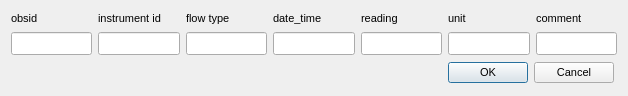
<?xml version="1.0" encoding="UTF-8"?>
<ui version="4.0">
 <class>TheDialog</class>
 <widget class="QDialog" name="TheDialog">
  <property name="windowModality">
   <enum>Qt::ApplicationModal</enum>
  </property>
  <property name="geometry">
   <rect>
    <x>0</x>
    <y>0</y>
    <width>628</width>
    <height>96</height>
   </rect>
  </property>
  <property name="sizePolicy">
   <sizepolicy hsizetype="Preferred" vsizetype="Preferred">
    <horstretch>0</horstretch>
    <verstretch>0</verstretch>
   </sizepolicy>
  </property>
  <property name="minimumSize">
   <size>
    <width>600</width>
    <height>0</height>
   </size>
  </property>
  <property name="maximumSize">
   <size>
    <width>16777215</width>
    <height>96</height>
   </size>
  </property>
  <property name="font">
   <font>
    <family>Arial</family>
   </font>
  </property>
  <property name="windowTitle">
   <string>Dialog</string>
  </property>
  <layout class="QGridLayout" name="gridLayout">
   <item row="0" column="0">
    <widget class="QLabel" name="label">
     <property name="sizePolicy">
      <sizepolicy hsizetype="Preferred" vsizetype="Fixed">
       <horstretch>0</horstretch>
       <verstretch>0</verstretch>
      </sizepolicy>
     </property>
     <property name="minimumSize">
      <size>
       <width>0</width>
       <height>0</height>
      </size>
     </property>
     <property name="maximumSize">
      <size>
       <width>16777215</width>
       <height>16777215</height>
      </size>
     </property>
     <property name="font">
      <font>
       <family>Arial</family>
       <pointsize>8</pointsize>
      </font>
     </property>
     <property name="text">
      <string>obsid</string>
     </property>
     <property name="alignment">
      <set>Qt::AlignLeading|Qt::AlignLeft|Qt::AlignVCenter</set>
     </property>
    </widget>
   </item>
   <item row="0" column="1">
    <widget class="QLabel" name="label_5">
     <property name="sizePolicy">
      <sizepolicy hsizetype="Preferred" vsizetype="Fixed">
       <horstretch>0</horstretch>
       <verstretch>0</verstretch>
      </sizepolicy>
     </property>
     <property name="minimumSize">
      <size>
       <width>0</width>
       <height>0</height>
      </size>
     </property>
     <property name="maximumSize">
      <size>
       <width>16777215</width>
       <height>16777215</height>
      </size>
     </property>
     <property name="font">
      <font>
       <family>Arial</family>
       <pointsize>8</pointsize>
      </font>
     </property>
     <property name="text">
      <string>instrument id</string>
     </property>
     <property name="alignment">
      <set>Qt::AlignLeading|Qt::AlignLeft|Qt::AlignVCenter</set>
     </property>
    </widget>
   </item>
   <item row="0" column="2">
    <widget class="QLabel" name="label_7">
     <property name="sizePolicy">
      <sizepolicy hsizetype="Preferred" vsizetype="Fixed">
       <horstretch>0</horstretch>
       <verstretch>0</verstretch>
      </sizepolicy>
     </property>
     <property name="minimumSize">
      <size>
       <width>0</width>
       <height>0</height>
      </size>
     </property>
     <property name="maximumSize">
      <size>
       <width>16777215</width>
       <height>16777215</height>
      </size>
     </property>
     <property name="font">
      <font>
       <family>Arial</family>
       <pointsize>8</pointsize>
      </font>
     </property>
     <property name="text">
      <string>flow type</string>
     </property>
     <property name="alignment">
      <set>Qt::AlignLeading|Qt::AlignLeft|Qt::AlignVCenter</set>
     </property>
    </widget>
   </item>
   <item row="0" column="3">
    <widget class="QLabel" name="label_2">
     <property name="sizePolicy">
      <sizepolicy hsizetype="Preferred" vsizetype="Fixed">
       <horstretch>0</horstretch>
       <verstretch>0</verstretch>
      </sizepolicy>
     </property>
     <property name="minimumSize">
      <size>
       <width>0</width>
       <height>0</height>
      </size>
     </property>
     <property name="maximumSize">
      <size>
       <width>16777215</width>
       <height>16777215</height>
      </size>
     </property>
     <property name="font">
      <font>
       <family>Arial</family>
       <pointsize>8</pointsize>
      </font>
     </property>
     <property name="text">
      <string>date_time</string>
     </property>
     <property name="alignment">
      <set>Qt::AlignLeading|Qt::AlignLeft|Qt::AlignVCenter</set>
     </property>
    </widget>
   </item>
   <item row="0" column="4">
    <widget class="QLabel" name="label_9">
     <property name="sizePolicy">
      <sizepolicy hsizetype="Preferred" vsizetype="Fixed">
       <horstretch>0</horstretch>
       <verstretch>0</verstretch>
      </sizepolicy>
     </property>
     <property name="minimumSize">
      <size>
       <width>0</width>
       <height>0</height>
      </size>
     </property>
     <property name="maximumSize">
      <size>
       <width>16777215</width>
       <height>16777215</height>
      </size>
     </property>
     <property name="font">
      <font>
       <family>Arial</family>
       <pointsize>8</pointsize>
      </font>
     </property>
     <property name="text">
      <string>reading</string>
     </property>
     <property name="alignment">
      <set>Qt::AlignLeading|Qt::AlignLeft|Qt::AlignVCenter</set>
     </property>
    </widget>
   </item>
   <item row="0" column="5">
    <widget class="QLabel" name="label_14">
     <property name="sizePolicy">
      <sizepolicy hsizetype="Preferred" vsizetype="Fixed">
       <horstretch>0</horstretch>
       <verstretch>0</verstretch>
      </sizepolicy>
     </property>
     <property name="minimumSize">
      <size>
       <width>0</width>
       <height>0</height>
      </size>
     </property>
     <property name="maximumSize">
      <size>
       <width>16777215</width>
       <height>16777215</height>
      </size>
     </property>
     <property name="font">
      <font>
       <family>Arial</family>
       <pointsize>8</pointsize>
      </font>
     </property>
     <property name="text">
      <string>unit</string>
     </property>
     <property name="alignment">
      <set>Qt::AlignLeading|Qt::AlignLeft|Qt::AlignVCenter</set>
     </property>
    </widget>
   </item>
   <item row="0" column="6">
    <widget class="QLabel" name="label_11">
     <property name="sizePolicy">
      <sizepolicy hsizetype="Preferred" vsizetype="Fixed">
       <horstretch>0</horstretch>
       <verstretch>0</verstretch>
      </sizepolicy>
     </property>
     <property name="minimumSize">
      <size>
       <width>0</width>
       <height>0</height>
      </size>
     </property>
     <property name="maximumSize">
      <size>
       <width>16777215</width>
       <height>16777215</height>
      </size>
     </property>
     <property name="font">
      <font>
       <family>Arial</family>
       <pointsize>8</pointsize>
      </font>
     </property>
     <property name="text">
      <string>comment</string>
     </property>
     <property name="alignment">
      <set>Qt::AlignLeading|Qt::AlignLeft|Qt::AlignVCenter</set>
     </property>
    </widget>
   </item>
   <item row="1" column="0">
    <widget class="QLineEdit" name="obsid">
     <property name="sizePolicy">
      <sizepolicy hsizetype="Expanding" vsizetype="Fixed">
       <horstretch>0</horstretch>
       <verstretch>0</verstretch>
      </sizepolicy>
     </property>
     <property name="minimumSize">
      <size>
       <width>0</width>
       <height>0</height>
      </size>
     </property>
     <property name="maximumSize">
      <size>
       <width>16777215</width>
       <height>16777215</height>
      </size>
     </property>
     <property name="font">
      <font>
       <family>Arial</family>
       <pointsize>10</pointsize>
      </font>
     </property>
     <property name="toolTip">
      <string>&lt;!DOCTYPE HTML PUBLIC &quot;-//W3C//DTD HTML 4.0//EN&quot; &quot;http://www.w3.org/TR/REC-html40/strict.dtd&quot;&gt;
&lt;html&gt;&lt;head&gt;&lt;meta name=&quot;qrichtext&quot; content=&quot;1&quot; /&gt;&lt;style type=&quot;text/css&quot;&gt;
p, li { white-space: pre-wrap; }
&lt;/style&gt;&lt;/head&gt;&lt;body style=&quot; font-family:'MS Shell Dlg 2'; font-size:8.25pt; font-weight:400; font-style:normal;&quot;&gt;
&lt;p style=&quot; margin-top:0px; margin-bottom:0px; margin-left:0px; margin-right:0px; -qt-block-indent:0; text-indent:0px;&quot;&gt;&lt;span style=&quot; font-size:8pt;&quot;&gt;must exit in obs_points.obsid&lt;/span&gt;&lt;/p&gt;&lt;/body&gt;&lt;/html&gt;</string>
     </property>
    </widget>
   </item>
   <item row="1" column="1">
    <widget class="QLineEdit" name="instrumentid">
     <property name="sizePolicy">
      <sizepolicy hsizetype="Expanding" vsizetype="Fixed">
       <horstretch>0</horstretch>
       <verstretch>0</verstretch>
      </sizepolicy>
     </property>
     <property name="minimumSize">
      <size>
       <width>0</width>
       <height>0</height>
      </size>
     </property>
     <property name="maximumSize">
      <size>
       <width>16777215</width>
       <height>16777215</height>
      </size>
     </property>
     <property name="font">
      <font>
       <family>Arial</family>
       <pointsize>10</pointsize>
      </font>
     </property>
     <property name="toolTip">
      <string>&lt;!DOCTYPE HTML PUBLIC &quot;-//W3C//DTD HTML 4.0//EN&quot; &quot;http://www.w3.org/TR/REC-html40/strict.dtd&quot;&gt;
&lt;html&gt;&lt;head&gt;&lt;meta name=&quot;qrichtext&quot; content=&quot;1&quot; /&gt;&lt;style type=&quot;text/css&quot;&gt;
p, li { white-space: pre-wrap; }
&lt;/style&gt;&lt;/head&gt;&lt;body style=&quot; font-family:'MS Shell Dlg 2'; font-size:8.25pt; font-weight:400; font-style:normal;&quot;&gt;
&lt;p style=&quot; margin-top:0px; margin-bottom:0px; margin-left:0px; margin-right:0px; -qt-block-indent:0; text-indent:0px;&quot;&gt;&lt;span style=&quot; font-family:'Arial,sans-serif'; color:#000000; background-color:#ffffff;&quot;&gt;Instrument Id, may use several flowmeters at same borehole&lt;/span&gt;&lt;/p&gt;&lt;/body&gt;&lt;/html&gt;</string>
     </property>
    </widget>
   </item>
   <item row="1" column="2">
    <widget class="QLineEdit" name="flowtype">
     <property name="sizePolicy">
      <sizepolicy hsizetype="Expanding" vsizetype="Fixed">
       <horstretch>0</horstretch>
       <verstretch>0</verstretch>
      </sizepolicy>
     </property>
     <property name="minimumSize">
      <size>
       <width>0</width>
       <height>0</height>
      </size>
     </property>
     <property name="maximumSize">
      <size>
       <width>16777215</width>
       <height>16777215</height>
      </size>
     </property>
     <property name="font">
      <font>
       <family>Arial</family>
       <pointsize>10</pointsize>
      </font>
     </property>
     <property name="toolTip">
      <string>&lt;!DOCTYPE HTML PUBLIC &quot;-//W3C//DTD HTML 4.0//EN&quot; &quot;http://www.w3.org/TR/REC-html40/strict.dtd&quot;&gt;
&lt;html&gt;&lt;head&gt;&lt;meta name=&quot;qrichtext&quot; content=&quot;1&quot; /&gt;&lt;style type=&quot;text/css&quot;&gt;
p, li { white-space: pre-wrap; }
&lt;/style&gt;&lt;/head&gt;&lt;body style=&quot; font-family:'MS Shell Dlg 2'; font-size:8.25pt; font-weight:400; font-style:normal;&quot;&gt;
&lt;p style=&quot; margin-top:0px; margin-bottom:0px; margin-left:0px; margin-right:0px; -qt-block-indent:0; text-indent:0px;&quot;&gt;&lt;span style=&quot; font-family:'Arial,sans-serif'; color:#000000; background-color:#ffffff;&quot;&gt;Flowtype must correspond to type in zz_flowtype&lt;/span&gt;&lt;span style=&quot; font-size:8pt;&quot;&gt;.&lt;/span&gt;&lt;/p&gt;
&lt;p style=&quot; margin-top:0px; margin-bottom:0px; margin-left:0px; margin-right:0px; -qt-block-indent:0; text-indent:0px;&quot;&gt;&lt;span style=&quot; font-size:8pt;&quot;&gt;Normally:&lt;/span&gt;&lt;/p&gt;
&lt;p style=&quot; margin-top:0px; margin-bottom:0px; margin-left:0px; margin-right:0px; -qt-block-indent:0; text-indent:0px;&quot;&gt;&lt;span style=&quot; font-size:8pt;&quot;&gt;Accvol=Accumulated volume&lt;/span&gt;&lt;/p&gt;
&lt;p style=&quot; margin-top:0px; margin-bottom:0px; margin-left:0px; margin-right:0px; -qt-block-indent:0; text-indent:0px;&quot;&gt;&lt;span style=&quot; font-size:8pt;&quot;&gt;Aveflow=Average flow rate since last reading&lt;/span&gt;&lt;/p&gt;
&lt;p style=&quot; margin-top:0px; margin-bottom:0px; margin-left:0px; margin-right:0px; -qt-block-indent:0; text-indent:0px;&quot;&gt;&lt;span style=&quot; font-size:8pt;&quot;&gt;Momflow=Momentary flow rate at date_time for reading&lt;/span&gt;&lt;/p&gt;&lt;/body&gt;&lt;/html&gt;</string>
     </property>
    </widget>
   </item>
   <item row="1" column="3">
    <widget class="QLineEdit" name="date_time">
     <property name="sizePolicy">
      <sizepolicy hsizetype="Expanding" vsizetype="Fixed">
       <horstretch>0</horstretch>
       <verstretch>0</verstretch>
      </sizepolicy>
     </property>
     <property name="minimumSize">
      <size>
       <width>0</width>
       <height>0</height>
      </size>
     </property>
     <property name="maximumSize">
      <size>
       <width>16777215</width>
       <height>16777215</height>
      </size>
     </property>
     <property name="font">
      <font>
       <family>Arial</family>
       <pointsize>10</pointsize>
      </font>
     </property>
     <property name="toolTip">
      <string>&lt;!DOCTYPE HTML PUBLIC &quot;-//W3C//DTD HTML 4.0//EN&quot; &quot;http://www.w3.org/TR/REC-html40/strict.dtd&quot;&gt;
&lt;html&gt;&lt;head&gt;&lt;meta name=&quot;qrichtext&quot; content=&quot;1&quot; /&gt;&lt;style type=&quot;text/css&quot;&gt;
p, li { white-space: pre-wrap; }
&lt;/style&gt;&lt;/head&gt;&lt;body style=&quot; font-family:'MS Shell Dlg 2'; font-size:8.25pt; font-weight:400; font-style:normal;&quot;&gt;
&lt;p style=&quot; margin-top:0px; margin-bottom:0px; margin-left:0px; margin-right:0px; -qt-block-indent:0; text-indent:0px;&quot;&gt;&lt;span style=&quot; font-size:8pt;&quot;&gt;yyyy-mm-dd hh:mm(:ss)&lt;/span&gt;&lt;/p&gt;&lt;/body&gt;&lt;/html&gt;</string>
     </property>
    </widget>
   </item>
   <item row="1" column="4">
    <widget class="QLineEdit" name="reading">
     <property name="sizePolicy">
      <sizepolicy hsizetype="Expanding" vsizetype="Fixed">
       <horstretch>0</horstretch>
       <verstretch>0</verstretch>
      </sizepolicy>
     </property>
     <property name="minimumSize">
      <size>
       <width>0</width>
       <height>0</height>
      </size>
     </property>
     <property name="maximumSize">
      <size>
       <width>16777215</width>
       <height>16777215</height>
      </size>
     </property>
     <property name="font">
      <font>
       <family>Arial</family>
       <pointsize>10</pointsize>
      </font>
     </property>
     <property name="toolTip">
      <string>&lt;!DOCTYPE HTML PUBLIC &quot;-//W3C//DTD HTML 4.0//EN&quot; &quot;http://www.w3.org/TR/REC-html40/strict.dtd&quot;&gt;
&lt;html&gt;&lt;head&gt;&lt;meta name=&quot;qrichtext&quot; content=&quot;1&quot; /&gt;&lt;style type=&quot;text/css&quot;&gt;
p, li { white-space: pre-wrap; }
&lt;/style&gt;&lt;/head&gt;&lt;body style=&quot; font-family:'MS Shell Dlg 2'; font-size:8.25pt; font-weight:400; font-style:normal;&quot;&gt;
&lt;p style=&quot; margin-top:0px; margin-bottom:0px; margin-left:0px; margin-right:0px; -qt-block-indent:0; text-indent:0px;&quot;&gt;&lt;span style=&quot; font-family:'Arial,sans-serif'; color:#000000; background-color:#ffffff;&quot;&gt;Value (real number) reading for the flow rate, accumulated volume etc&lt;/span&gt;&lt;/p&gt;&lt;/body&gt;&lt;/html&gt;</string>
     </property>
    </widget>
   </item>
   <item row="1" column="5">
    <widget class="QLineEdit" name="unit">
     <property name="sizePolicy">
      <sizepolicy hsizetype="Expanding" vsizetype="Fixed">
       <horstretch>0</horstretch>
       <verstretch>0</verstretch>
      </sizepolicy>
     </property>
     <property name="minimumSize">
      <size>
       <width>0</width>
       <height>0</height>
      </size>
     </property>
     <property name="maximumSize">
      <size>
       <width>16777215</width>
       <height>16777215</height>
      </size>
     </property>
     <property name="font">
      <font>
       <family>Arial</family>
       <pointsize>10</pointsize>
      </font>
     </property>
     <property name="text">
      <string/>
     </property>
    </widget>
   </item>
   <item row="1" column="6">
    <widget class="QLineEdit" name="comment">
     <property name="sizePolicy">
      <sizepolicy hsizetype="Expanding" vsizetype="Fixed">
       <horstretch>0</horstretch>
       <verstretch>0</verstretch>
      </sizepolicy>
     </property>
     <property name="minimumSize">
      <size>
       <width>0</width>
       <height>0</height>
      </size>
     </property>
     <property name="maximumSize">
      <size>
       <width>16777215</width>
       <height>16777215</height>
      </size>
     </property>
     <property name="font">
      <font>
       <family>Arial</family>
       <pointsize>10</pointsize>
      </font>
     </property>
     <property name="toolTip">
      <string/>
     </property>
    </widget>
   </item>
   <item row="2" column="5" colspan="2">
    <widget class="QDialogButtonBox" name="buttonBox">
     <property name="sizePolicy">
      <sizepolicy hsizetype="Fixed" vsizetype="Fixed">
       <horstretch>0</horstretch>
       <verstretch>0</verstretch>
      </sizepolicy>
     </property>
     <property name="font">
      <font>
       <family>Arial</family>
       <pointsize>8</pointsize>
      </font>
     </property>
     <property name="orientation">
      <enum>Qt::Horizontal</enum>
     </property>
     <property name="standardButtons">
      <set>QDialogButtonBox::Cancel|QDialogButtonBox::Ok</set>
     </property>
    </widget>
   </item>
  </layout>
 </widget>
 <tabstops>
  <tabstop>obsid</tabstop>
  <tabstop>instrumentid</tabstop>
  <tabstop>flowtype</tabstop>
  <tabstop>date_time</tabstop>
  <tabstop>reading</tabstop>
  <tabstop>unit</tabstop>
  <tabstop>comment</tabstop>
 </tabstops>
 <resources/>
 <connections>
  <connection>
   <sender>buttonBox</sender>
   <signal>accepted()</signal>
   <receiver>TheDialog</receiver>
   <slot>accept()</slot>
   <hints>
    <hint type="sourcelabel">
     <x>248</x>
     <y>254</y>
    </hint>
    <hint type="destinationlabel">
     <x>157</x>
     <y>274</y>
    </hint>
   </hints>
  </connection>
  <connection>
   <sender>buttonBox</sender>
   <signal>rejected()</signal>
   <receiver>TheDialog</receiver>
   <slot>reject()</slot>
   <hints>
    <hint type="sourcelabel">
     <x>316</x>
     <y>260</y>
    </hint>
    <hint type="destinationlabel">
     <x>286</x>
     <y>274</y>
    </hint>
   </hints>
  </connection>
 </connections>
</ui>
